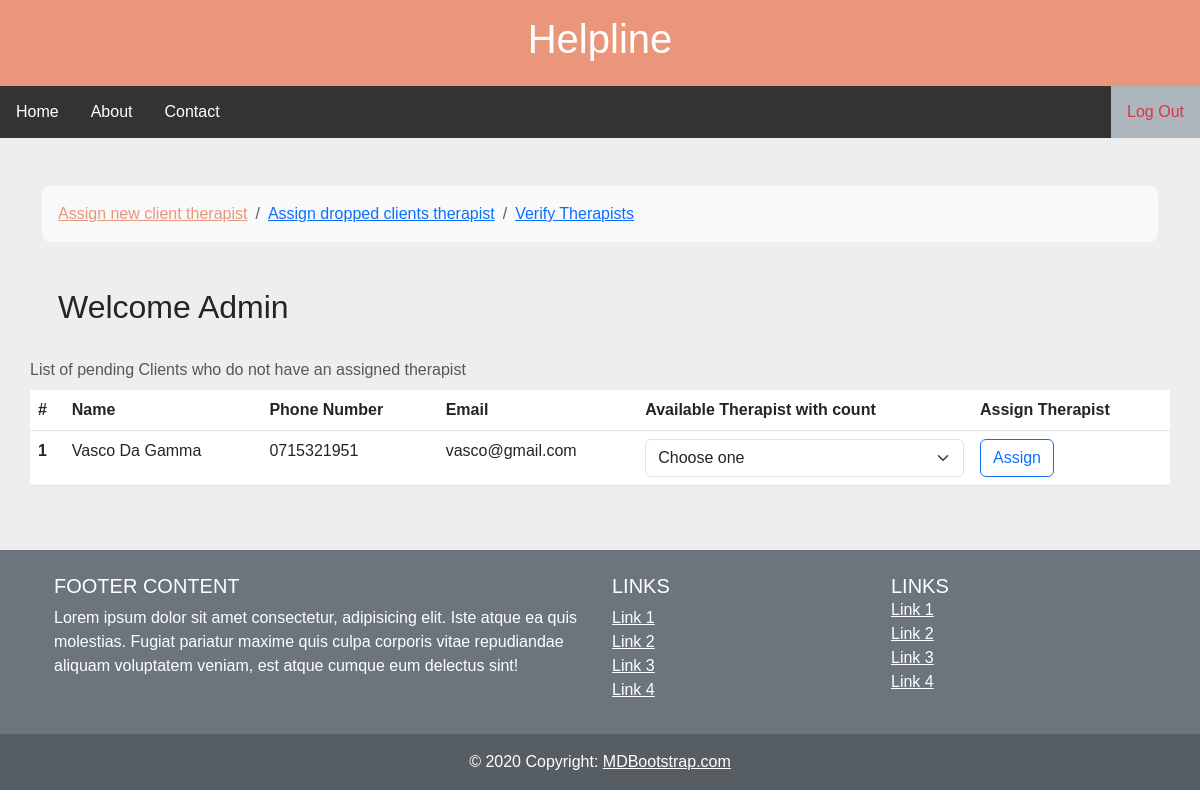
The app's page /adminhome.php (signed in) with its own data.
### tables this page shows
CREATE TABLE `signupcl` (
  `ID` int(11) NOT NULL,
  `fname` varchar(50) NOT NULL,
  `lname` varchar(50) NOT NULL,
  `phone` int(11) NOT NULL,
  `email` varchar(50) NOT NULL,
  `pic` varchar(32) NOT NULL,
  `psd` varchar(128) NOT NULL
);

### adminhome.php (the view, shortened to what this page needs)
<?php
include "link.php";
if (isset($_SESSION['ID'])&&isset($_SESSION['email'])) {
    $asignclient="SELECT `ID`, `fname`, `lname`, `phone`, `email` FROM `signupcl` WHERE `ID` NOT IN (SELECT `cl_ID` FROM `clienttherapist`); ";
    $assignclientres=mysqli_query($mysqli,$asignclient);
?>
<!DOCTYPE html>
<head>
    <html lang="en">
    <head>
    <link href="https://cdn.jsdelivr.net/npm/bootstrap@5.3.0-alpha1/dist/css/bootstrap.min.css" rel="stylesheet">
     <link rel="stylesheet" href="main.css" />
     <link rel="stylesheet" href="https://cdnjs.cloudflare.com/ajax/libs/font-awesome/4.7.0/css/font-awesome.min.css">
</head>
<body>
<div class="header">
  <h1>Helpline</h1>
</div>
<div class="navi" id="navi">
  <a href="therapisthome.php">Home</a>
  <a href="#about">About</a>
  <a href="#contact">Contact</a>
  <a href="logout.php" class="split" id="split">Log Out</a>
</div>
<section style="background-color: #eee;">
    <div class="container py-5">
        <div class="row">
          <div class="col">
            <nav aria-label="breadcrumb" class="bg-light rounded-3 p-3 mb-4">
              <ol class="breadcrumb mb-0">
                <li class="breadcrumb-item cl"><a href="adminhome.php" class="active">Assign new client therapist</a></li>
                <li class="breadcrumb-item cl"><a href="admindroppedclients.php">Assign dropped clients therapist</a></li>
                <li class="breadcrumb-item cl"><a href="adminverifytherapist.php">Verify Therapists</a></li>
              </ol>
            </nav>
            <div class="main">
              <h2>Welcome Admin</h2>
          </div>
            </div>
                <?php
                    if (mysqli_num_rows($assignclientres)==0) {
                ?>
                        <h5 class="display-6">You do not have any clients to assign therapists to</h5>
                <?php
                    }else{
                        $i=1;
                    ?>
                    <table class="table caption-top">
                        <caption>List of pending Clients who do not have an assigned therapist</caption>
                        <thead>
                            <tr>
                            <th scope="col">#</th>
                            <th scope="col">Name</th>
                            <th scope="col">Phone Number</th>
                            <th scope="col">Email</th>
                            <th scope="col">Available Therapist with count</th>
                            <th scope="col">Assign Therapist</th>
                            </tr>
                        </thead>
                        <tbody>
                            <tr>
                            <?php
                            foreach ($assignclientres as $client) {
                                $name=$client['fname']." ".$client['lname'];
                                $email=$client['email'];
                                $number="0".$client['phone'];
                            ?>
                            <th scope="row"><?php echo $i;?></th>
                            <td><?php echo $name;?></td>
                            <td><?php echo $number;?></td>
                            <td><?php echo $email;?></td>
                            <td>
                                <form action="adminassigntherapistval.php" method="post">
                                <select name="therapist" id="therapist" class="form-select" required>
                              <option selected>Choose one</option>
                            </select>
                            </td>
                            <td>
                            <button type="submit" class="btn btn-outline-primary" id="btn" name="submit" value="insert" onmouseover="hoverbtn(this)" onmouseout="normalbtn(this)">Assign</button>
                            </td>
                            </tr>
                            <?php
                            $i++;
                            }
                            ?>
                        </tbody>
                    </table>
                <?php
                    }
                ?>
          </div>
        </div>
        <section class="">
  <footer class="bg-secondary text-white text-center text-md-start">
    <div class="container p-4">
      <div class="row">
        <div class="col-lg-6 col-md-12 mb-4 mb-md-0">
          <h5 class="text-uppercase">Footer Content</h5>
          <p>
            Lorem ipsum dolor sit amet consectetur, adipisicing elit. Iste atque ea quis
            molestias. Fugiat pariatur maxime quis culpa corporis vitae repudiandae
            aliquam voluptatem veniam, est atque cumque eum delectus sint!
          </p>
        </div>
        <div class="col-lg-3 col-md-6 mb-4 mb-md-0">
          <h5 class="text-uppercase">Links</h5>
          <ul class="list-unstyled mb-0">
            <li>
              <a href="#!" class="text-white">Link 1</a>
            </li>
            <li>
              <a href="#!" class="text-white">Link 2</a>
            </li>
            <li>
              <a href="#!" class="text-white">Link 3</a>
            </li>
            <li>
              <a href="#!" class="text-white">Link 4</a>
            </li>
          </ul>
        </div>
        <div class="col-lg-3 col-md-6 mb-4 mb-md-0">
          <h5 class="text-uppercase mb-0">Links</h5>
          <ul class="list-unstyled">
            <li>
              <a href="#!" class="text-white">Link 1</a>
            </li>
            <li>
              <a href="#!" class="text-white">Link 2</a>
            </li>
            <li>
              <a href="#!" class="text-white">Link 3</a>
            </li>
            <li>
              <a href="#!" class="text-white">Link 4</a>
            </li>
          </ul>
        </div>
      </div>
    </div>
    <div class="text-center p-3" style="background-color: rgba(0, 0, 0, 0.2);">
      © 2020 Copyright:
      <a class="text-white" href="https://mdbootstrap.com/">MDBootstrap.com</a>
    </div>
  </footer>
</section>
  </body>
</html>
<?php
}else{
  header("Location: getstarted.php?message=Kindly log in or sign up");
}
?>

### main.css (style rules this page uses)
body { font-family: Arial, sans-serif; margin: 0; padding: 0; }
.header { background-color: darksalmon; color: white; padding: 15px; text-align: center; }
.main { padding: 16px; margin-top: 30px; }
.active { color: darksalmon; }
.navi a.split { float: right; background-color: #adb5bd; color: #dc3545; }
.navi { overflow: hidden; background-color: #333; }
.navi a { float: left; display: block; color: white; text-align: center; padding: 14px 16px; text-decoration: none; }

### records on screen
signupcl: name "Vasco Da Gamma", phone "0715321951", email "vasco@gmail.com"
